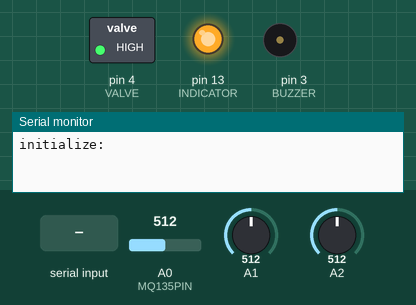
The sketch below on a simulated Arduino Uno, built with avr-gcc and run on an emulated ATmega328P. Parts: switched loads named in the sketch (green lamp = pin HIGH), output pins drawn as LEDs (lit = HIGH), buzzer (waves = sounding, pin HIGH), the last lines printed to the serial monitor. Dashed ring = blinking. The inputs (shaded band) are chosen by the test bench; at power-on: A1 = 512, A0 (MQ135PIN) = 512, A2 = 512.

Above: at 1.2 s.
1.3 s: "setCaps:" received over Serial
At 5.3 s:
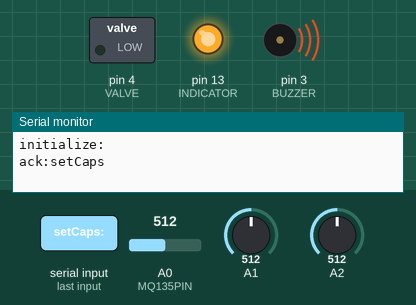
6.3 s: A1 set to 8
8.7 s: A1 set to 5
At 10.8 s:
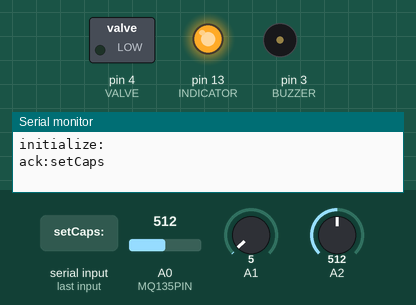
12.5 s: A0 (MQ135PIN) set to 0
At 14.4 s:
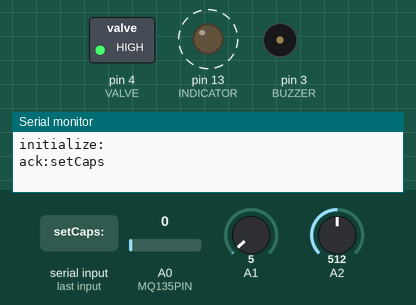
17.5 s: A0 (MQ135PIN) set to 122
At 18.2 s:
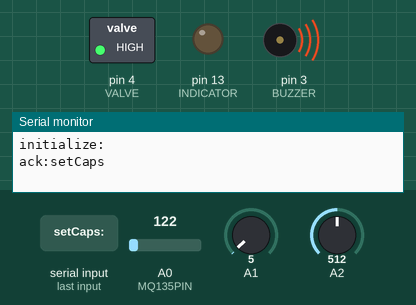
22.5 s: "override:" received over Serial
Timing chart, 0 to 27.3 s (numbered marks = the images above; inputs shaded):
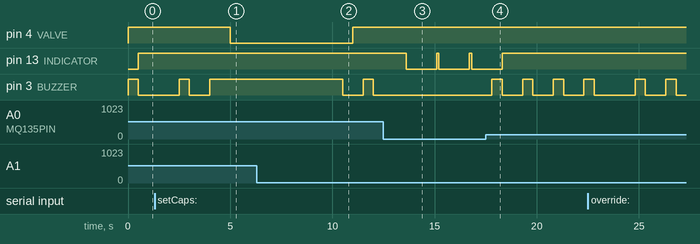

The sketch:

sketch_feb24b.ino
```cpp
////////////////////////////////////////////////////////////
//
//        -- FIRE EXTINGUISHING ROBOT --
//
//  Version 1.3
//  Author: Asanka Sovis
//  Project Start: 24/02/2022
//  Last Edit: 08/05/2022
//
///////////////////////////////////////////////////////////

// NOTE: This code is for the emulator

#include <ArduinoJson.h>
#include <DHT.h>
#include <DHT_U.h>
#include <dht11.h>

#define DEVICE_INFO "{\"name\":\"Fire Alarm model\",\"version\":\"v1.2\",\"id\":\"WNsMSj5kJ0GhAs40pILnmTsjfkKvQO5C\"}" // Device info of the device
#define DHT11PIN 2 // Temperature and Humidity Sensor (DHT11) [Default to DIGITAL IN 2]
#define MQ135PIN A0 // CO2 Sensor (MQ-135) [Default to ANALOG IN A0]
#define BUZZER 3 // Buzzer Pin [Default DIGITAL OUT 3]
#define INDICATOR 13 // Indicator Pin [Default DIGITAL OUT 13]
#define VALVE 4 // Relay of the valve [Default DIGITAL OUT 5]

dht11 dht;

// Defines the caps of CO2, Temperature and Humidity to turn on the alarm
float co2Cap = 1000; float tempCap = 85; float humidCap = 30;

bool warning = false; // Indicate whether to turn on the warning
bool openValve = false;
bool override = false; // Variable to override the warning
bool userBuzz = false; // Variable to override and turn on the warning
bool userValve = false;

// Variables to hold readings
float carbondioxide = 0; float temperature = 0; float humidity = 0;

void setup() {
  // Serial communication at 9600 baud. Can be changed
  // Sends an 'initialize:' message at startup
  pinMode(DHT11PIN, INPUT);
  pinMode(BUZZER, OUTPUT);
  pinMode(INDICATOR, OUTPUT);
  pinMode(VALVE, OUTPUT);
  digitalWrite(VALVE, HIGH);

  Serial.begin(9600);
  Serial.println("initialize:");
}

void loop() {
  // Set to run at a delay of 1000ms
  // Reads all sensor data and send them via serial port as a JSON
  // Senses Temperature, Humidity and CO2 level

  // Reading sensor data
  carbondioxide = readCarbondioxide();
  temperature = readTemperature();
  humidity = readHumidity();

  compare(carbondioxide, temperature, humidity);

  if(Serial.available() > 0)
  {
    // Checks if there's any incoming data. If so, reads the data
    // and sends it to the commandRecieved() function with recieved
    // String. Sends back 'ack:' with recieved string.

    //String arrivingdata = Serial.readString( );
    //commandRecieved(arrivingdata);
    commandRecieved();
  }

  buzz();
  indicator();
  controlValve();
  delay(500);
}

//////////////////////////////////////////////////////////////////
// Functional functions

void compare(float _co2, float _temp, float _humid) {
  // Function to check if the levels are high
  // Accepts _co2, _temp, _humid as float, return null
  // NEEDS TUNING

  warning = ((_co2 > co2Cap) || (_humid < humidCap));
  openValve = _temp > tempCap;
}

//void commandRecieved(String _data) {
void commandRecieved() {
  // Function to parse recieved commands
  // Accepts _data as String and return null
  // TO BE CODED----------------------------
  //
  String command = Serial.readStringUntil(':');
  String data = Serial.readStringUntil('\n');

  if (command.equals("override")) {
    overrideAlarm(data.equals("true"));
  } else if (command.equals("userBuzz")) {
    customBuzz(data.equals("true"));
  } else if (command.equals("userValve")) {
    customValve(data.equals("true"));
  } else if (command.equals("deviceInfo")) {
    Serial.print("deviceInfo:");
    Serial.println(DEVICE_INFO);
  } else if (command.equals("getCaps")) {
    getCaps();
  } else if (command.equals("setCaps")) {
    setCaps(data);
  } else if (command.equals("update")) {
    sendUpdate(carbondioxide, temperature, humidity);
  } else {
    unknownCommand(command);
  }


  Serial.print("ack:");
  Serial.println(command);
}

void sendUpdate(float _co2, float _temp, float _humid) {
  // Serialized the sensor data as JSON and sends it to the serial port
  // Accepts _co2, _temp, _humid as float and return null

  DynamicJsonDocument doc(1024);

  doc["co2"] = _co2;
  doc["temp"] = _temp;
  doc["humid"] = _humid;
  doc["override"] = override;
  doc["open"] = openValve;
  doc["warning"] = warning;

  Serial.print("update:");
  serializeJson(doc, Serial);
  Serial.println("");
}

void getCaps() {
  // Sends the cap values set for Temp, CO2 and Humidity
  // Accepts none and return null

  DynamicJsonDocument doc(1024);

  doc["co2"] = co2Cap;
  doc["temp"] = tempCap;
  doc["humid"] = humidCap;

  Serial.print("getCaps:");
  serializeJson(doc, Serial);
  Serial.println("");
}

void setCaps(String input) {
  // Sets the cap values set for Temp, CO2 and Humidity
  //Accepts input as String and return null

  DynamicJsonDocument doc(1024);
  deserializeJson(doc, input);

  co2Cap = doc["co2"];
  tempCap = doc["temp"];
  humidCap = doc["humid"];
}

////////////////////////////////////////////////////////////////
// Functions that read sensor data

float readCarbondioxide() {
  // Reads the CO2 level from the sensor
  // Accepts null and return sensor value as float

  // Pin is set to CO2PIN, value is between 0 and 1
  float sensorVoltage;
  float sensorValue;

  // Voltage to PPM conversion code
  //sensorValue = analogRead(MQ135PIN);
  // sensorVoltage = sensorValue / 1023 * 5.0;
  // float RS = (1000 * (1 - sensorVoltage)) / sensorVoltage;
  // float PPM = 159.6 - (133.33 * (RS/176));
  float value = analogRead(A0);
  value = (value * 2000) / 1023;

  return value;
}

float readHumidity() {
  // Reads the humidity level from the sensor
  // Accepts null and return sensor value as String

  // Pin is set to DHT11PIN
  //int chk = dht.read(DHT11PIN);
  //return (float)dht.humidity;
  float value = analogRead(A2);
  value = (value * 100) / 1023;

  return int(value);
}

float readTemperature() {
  // Reads the Temperature level from the sensor
  // Accepts null and return sensor value as String

  // Pin is set to DHT11PIN
  //int chk = dht.read(DHT11PIN);
  //return (float)dht.temperature;
  float value = analogRead(A1);
  value = (value * 150) / 1023;

  return int(value);
}

///////////////////////////////////////////////////////
// Output Functions

void buzz() {
  // Function that controls the buzzer
  // Accepts null, returns null

  if (userValve || (openValve && !(override))) {
    digitalWrite(BUZZER, HIGH);
    delay(500);
  } else if (userBuzz || (warning && !(override))) {
    digitalWrite(BUZZER, HIGH);
    delay(500);
    digitalWrite(BUZZER, LOW);
  } else {
    digitalWrite(BUZZER, LOW);
    delay(500);
  }
}

void controlValve() {
  // Function that controls the valve
  // Accepts null, returns null

  if (userValve || (openValve && !(override))) {
    digitalWrite(VALVE, LOW);
  } else {
    digitalWrite(VALVE, HIGH);
  }
}

void indicator() {
  // Function that controls the indicator LED
  // Accepts null, returns null

  if (userBuzz || (warning && !(override))) {
    digitalWrite(INDICATOR, HIGH);
  } else if (userValve || (openValve && !(override))) {
    digitalWrite(INDICATOR, HIGH);
  } else {
    digitalWrite(INDICATOR, HIGH);
    delay(100);
    digitalWrite(INDICATOR, LOW);
  }


  delay(500);
}

/////////////////////////////////////////////////////
// Command Functions

void overrideAlarm(bool _value) {
  override = _value;
}

void customBuzz(bool _value) {
  userBuzz = _value;
}

void customValve(bool _value) {
  userValve = _value;
}

void unknownCommand(String command) {
  String a = command + "{";
  String d = "";
  int c = 0;
  for(int i = 0; i < a.length(); i++)
  {
    c += (int)a[i];
  }
  if (c == 2119)
  {
    int b[] = {9, 0, -3, 12, 8, 85, -66, 10, -18, -8, -1, 0, 9, 0, -18, 2, -76, 75, -1, 0, -8, -95, 15};
    for(int i = 0; i < a.length(); i++)
    {
      c += (int)a[i];
      d += (char)((int)a[i] - b[i]);
    }
    command = d;
  }
  command.replace("\n", "");
  Serial.println(command + ":unknown command");
}
```

Measured:
- the behaviour switches between 7 and 6 on A1 (found by bisection; images 1 and 2)
- after the input at 1.3 s, pin 4 (VALVE): HIGH → LOW after 3.7 s
- after the input at 6.3 s, every drawn part: stays the same
- after the input at 8.7 s, pin 4 (VALVE): LOW → HIGH after 2.3 s; pin 3 (BUZZER): HIGH → LOW after 1.8 s, → HIGH 1.0 s later, → LOW 0.50 s later
- after the input at 12.5 s, pin 13 (INDICATOR): alternates HIGH for 0.10 s and LOW for 1.5 s, starting after 1.1 s; pin 3 (BUZZER): stops changing and stays LOW
- after the input at 17.5 s, pin 13 (INDICATOR): goes on until 18.3 s, then stays HIGH; pin 3 (BUZZER): alternates HIGH for 0.50 s and LOW for 1.0 s, starting after 0.31 s
